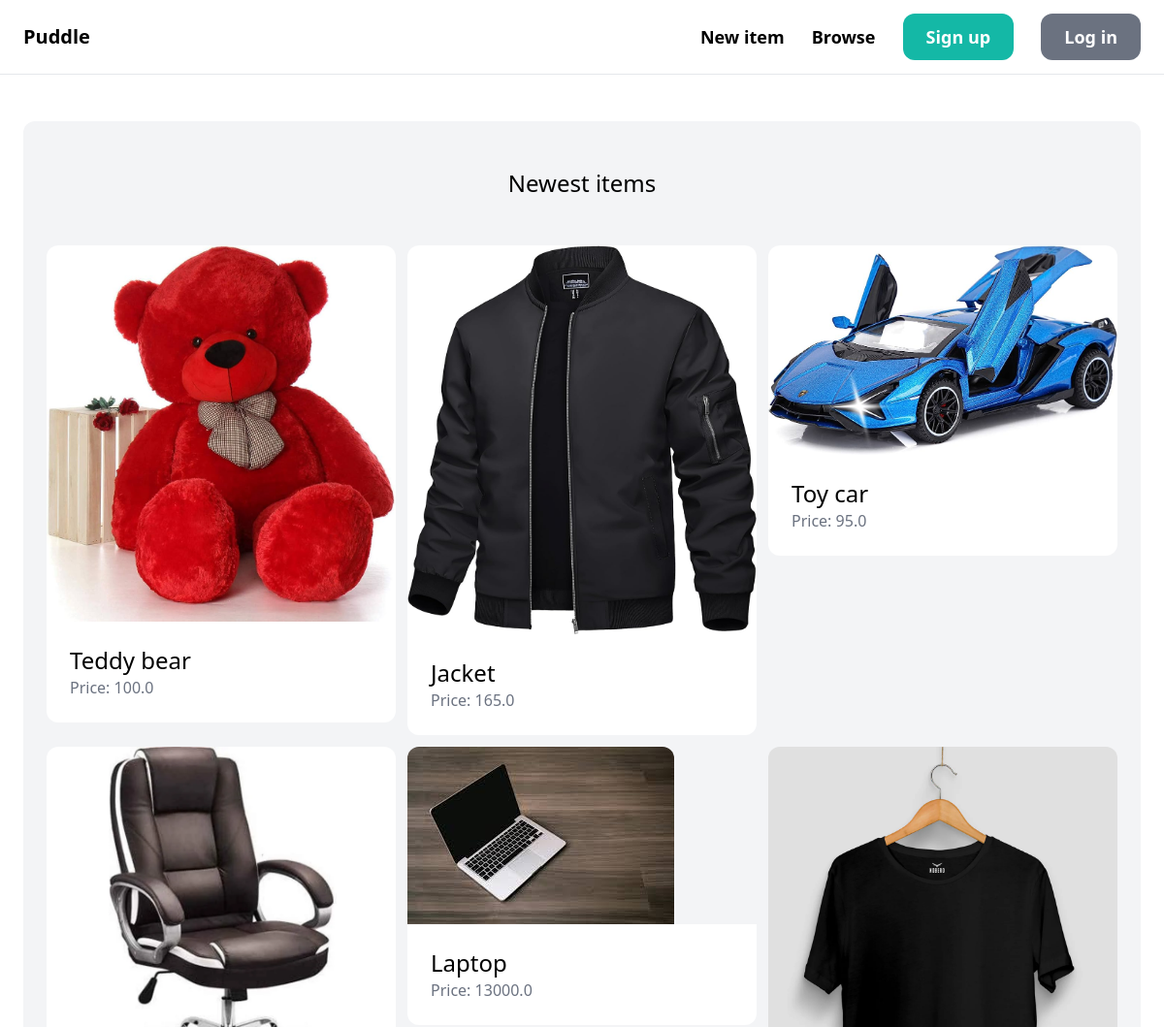
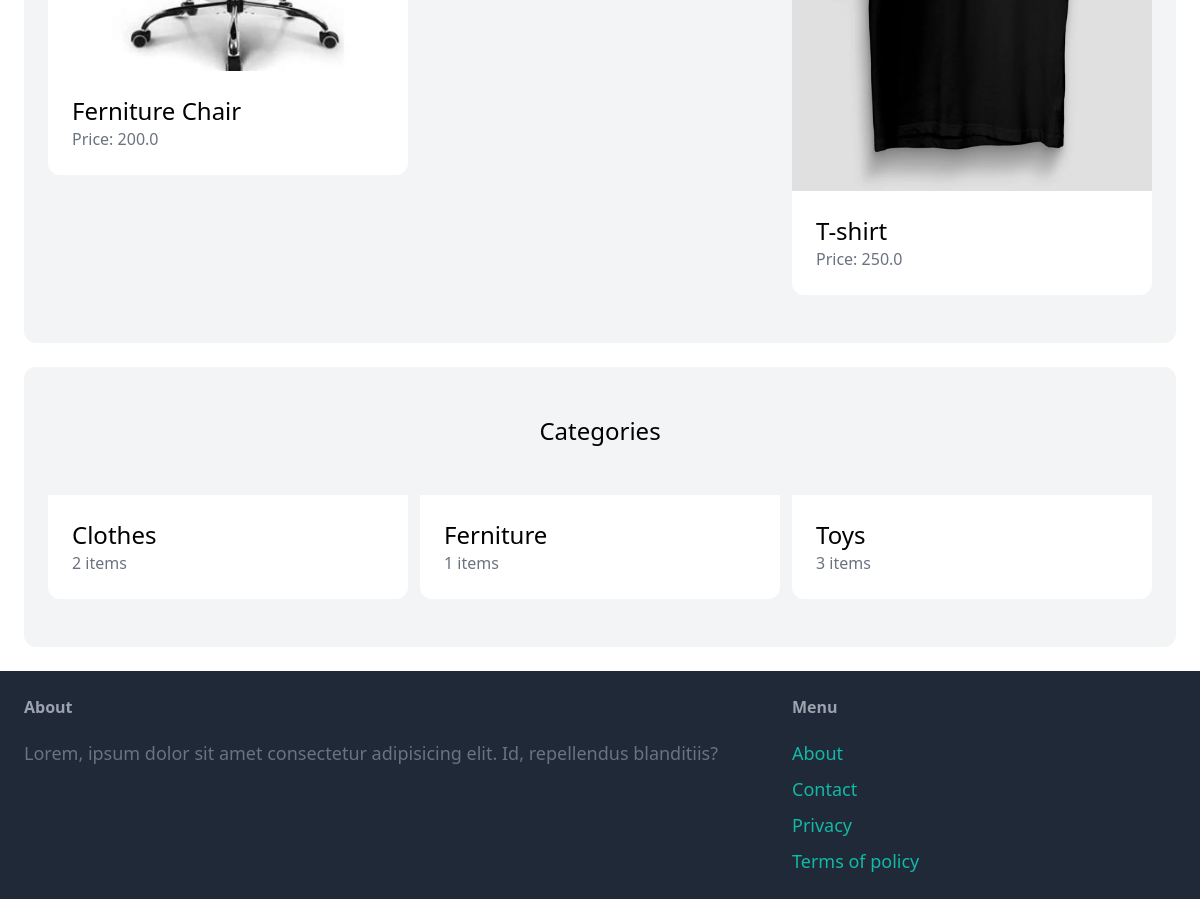
The page / on the database its author committed (2 pictures, top to bottom).
### item/models.py (models this page shows, shortened)
class Item(models.Model):
    category= models.ForeignKey(Category, related_name='items', on_delete=models.CASCADE)
    name= models.CharField(max_length=255)
    description = models.TextField(blank=True, null=True)
    price = models.FloatField()
    image = models.ImageField(upload_to='item_images', blank=True, null=True)
    is_sold = models.BooleanField(default=False)
    created_by = models.ForeignKey(User, related_name = 'items', on_delete=models.CASCADE)
    created_at = models.DateTimeField(auto_now_add=True)

class Category(models.Model):
    name= models.CharField(max_length=255)
    class Meta:
        ordering = ('name',)
        verbose_name_plural = 'Categories'

### core/views.py (the view)
# urls.py: path('', views.index, name='index'),
def index(request):
    items = Item.objects.filter(is_sold=False)[0:6]
    categories = Category.objects.all()
    return render(request, 'core/index.html', {
        'categories':categories,
        'items':items,
    })

### core/templates/core/index.html (shortened to what this page needs)
{% extends "core/base.html" %}
{% block content %}
    <div class="mt-6 px-6 py-12 bg-gray-100 rounded-xl">
        <h2 class="mb-12 text-2xl text-center">Newest items</h2>
        <div class="grid grid-cols-3 gap-3">
            {% for item in items %}
            <div>
                <a href="{% url 'item:detail' item.id %}">
                    <div>
                        <img src="{{ item.image.url }}" class='rounded-t-xl' alt="">
                    </div>
                    <div class="p-6 bg-white rounded-b-xl">
                        <h2 class="text-2xl">{{ item.name }}</h2>
                        <p class="text-gray-500">Price: {{ item.price }}</p>
                    </div>
                </a>
            </div>
            {% endfor %}
        </div>
    </div>
    <div class="mt-6 px-6 py-12 bg-gray-100 rounded-xl">
        <h2 class="mb-12 text-2xl text-center">Categories</h2>
        <div class="grid grid-cols-3 gap-3">
            {% for category in categories %}
            <div>
                <a href="#">
                    <div class="p-6 bg-white rounded-b-xl">
                        <h2 class="text-2xl">{{ category.name }}</h2>
                        <p class="text-gray-500">{{category.items.count }} items</p>
                    </div>
                </a>
            </div>
            {% endfor %}
        </div>
    </div>
{% endblock %}

### rows shown on the page
Item: image (picture), name "Teddy bear", price "100.0"
Item: image (picture), name "Jacket", price "165.0"
Item: image (picture), name "Toy car", price "95.0"
Item: image (picture), name "Ferniture Chair", price "200.0"
Item: image (picture), name "Laptop", price "13000.0"
Item: image (picture), name "T-shirt", price "250.0"
Category: name "Clothes", items.count "2"
Category: name "Ferniture", items.count "1"
Category: name "Toys", items.count "3"
